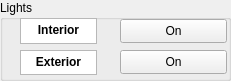
     <widget class="QGroupBox" name="light_box">
      <property name="geometry">
       <rect>
        <x>20</x>
        <y>490</y>
        <width>231</width>
        <height>81</height>
       </rect>
      </property>
      <property name="title">
       <string>Lights</string>
      </property>
      <widget class="QPushButton" name="interior_button">
       <property name="geometry">
        <rect>
         <x>120</x>
         <y>19</y>
         <width>107</width>
         <height>24</height>
        </rect>
       </property>
       <property name="text">
        <string>On</string>
       </property>
      </widget>
      <widget class="QPushButton" name="exterior_button">
       <property name="geometry">
        <rect>
         <x>120</x>
         <y>50</y>
         <width>107</width>
         <height>24</height>
        </rect>
       </property>
       <property name="text">
        <string>On</string>
       </property>
      </widget>
      <widget class="QTextBrowser" name="exterior_txt">
       <property name="geometry">
        <rect>
         <x>20</x>
         <y>50</y>
         <width>77</width>
         <height>25</height>
        </rect>
       </property>
       <property name="html">
        <string>&lt;!DOCTYPE HTML PUBLIC &quot;-//W3C//DTD HTML 4.0//EN&quot; &quot;http://www.w3.org/TR/REC-html40/strict.dtd&quot;&gt;
&lt;html&gt;&lt;head&gt;&lt;meta name=&quot;qrichtext&quot; content=&quot;1&quot; /&gt;&lt;meta charset=&quot;utf-8&quot; /&gt;&lt;style type=&quot;text/css&quot;&gt;
p, li { white-space: pre-wrap; }
hr { height: 1px; border-width: 0; }
li.unchecked::marker { content: &quot;\2610&quot;; }
li.checked::marker { content: &quot;\2612&quot;; }
&lt;/style&gt;&lt;/head&gt;&lt;body style=&quot; font-family:'Segoe UI'; font-size:10pt; font-weight:400; font-style:normal;&quot;&gt;
&lt;p align=&quot;center&quot; style=&quot; margin-top:0px; margin-bottom:0px; margin-left:0px; margin-right:0px; -qt-block-indent:0; text-indent:0px;&quot;&gt;&lt;span style=&quot; font-family:'MS Shell Dlg 2'; font-size:9pt; font-weight:696;&quot;&gt;Exterior&lt;/span&gt;&lt;/p&gt;&lt;/body&gt;&lt;/html&gt;</string>
       </property>
      </widget>
      <widget class="QTextBrowser" name="interior_txt">
       <property name="geometry">
        <rect>
         <x>20</x>
         <y>18</y>
         <width>77</width>
         <height>26</height>
        </rect>
       </property>
       <property name="html">
        <string>&lt;!DOCTYPE HTML PUBLIC &quot;-//W3C//DTD HTML 4.0//EN&quot; &quot;http://www.w3.org/TR/REC-html40/strict.dtd&quot;&gt;
&lt;html&gt;&lt;head&gt;&lt;meta name=&quot;qrichtext&quot; content=&quot;1&quot; /&gt;&lt;meta charset=&quot;utf-8&quot; /&gt;&lt;style type=&quot;text/css&quot;&gt;
p, li { white-space: pre-wrap; }
hr { height: 1px; border-width: 0; }
li.unchecked::marker { content: &quot;\2610&quot;; }
li.checked::marker { content: &quot;\2612&quot;; }
&lt;/style&gt;&lt;/head&gt;&lt;body style=&quot; font-family:'Segoe UI'; font-size:10pt; font-weight:400; font-style:normal;&quot;&gt;
&lt;p align=&quot;center&quot; style=&quot; margin-top:0px; margin-bottom:0px; margin-left:0px; margin-right:0px; -qt-block-indent:0; text-indent:0px;&quot;&gt;&lt;span style=&quot; font-size:9pt; font-weight:696;&quot;&gt;Interior&lt;/span&gt;&lt;/p&gt;&lt;/body&gt;&lt;/html&gt;</string>
       </property>
      </widget>
     </widget>
